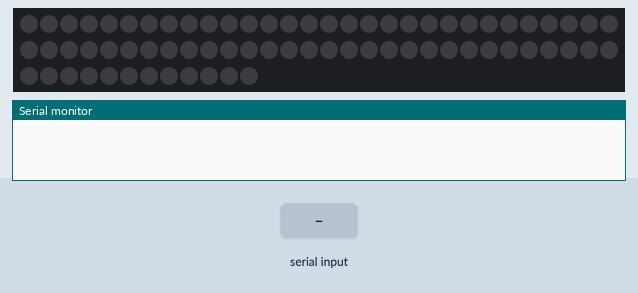
A sketch run on a simulated Arduino Uno, built with avr-gcc and run on an emulated ATmega328P. Parts: 72 RGB LEDs in strip order, left to right, continuing on the next row, the last lines printed to the serial monitor. Inputs (shaded band) come from the test bench. Dim RGB values are drawn brighter than linear; random numbers use the default seed unless the sketch sets one.

Above: at 4.2 s.
4.3 s: "90,45\n" received over Serial
At 5.5 s:
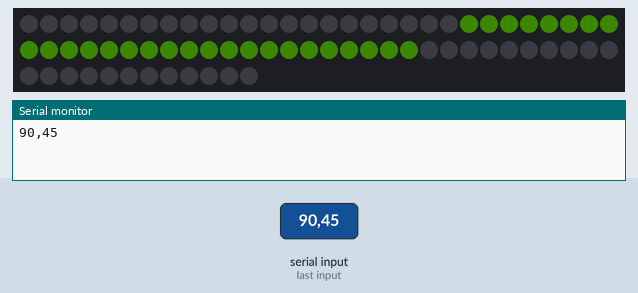
5.8 s: "200\n" received over Serial
At 6.8 s:
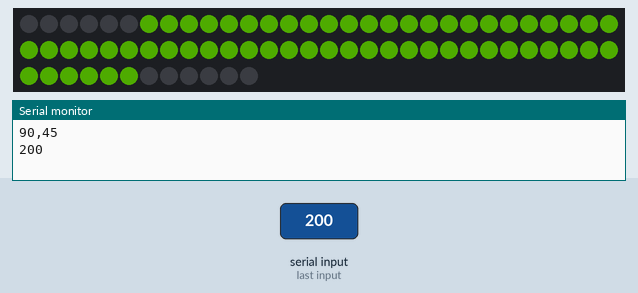
7.3 s: "30,150\n" received over Serial
At 8.2 s:
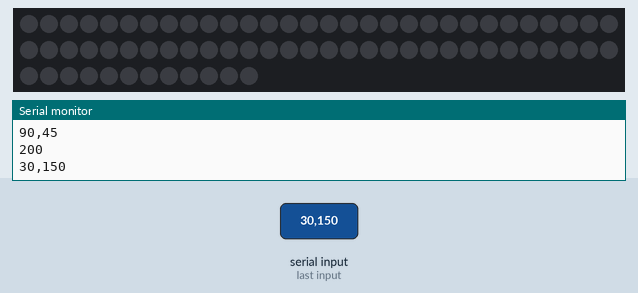
8.8 s: "90\n" received over Serial
At 10.0 s:
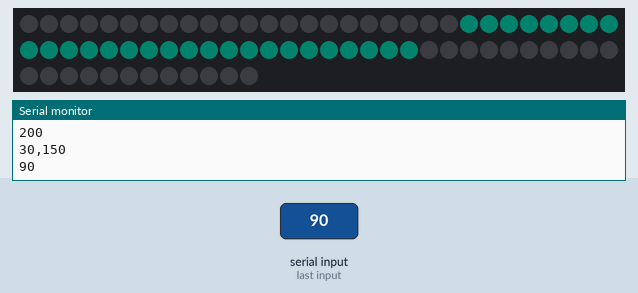
10.3 s: "5\n" received over Serial
At 11.3 s:
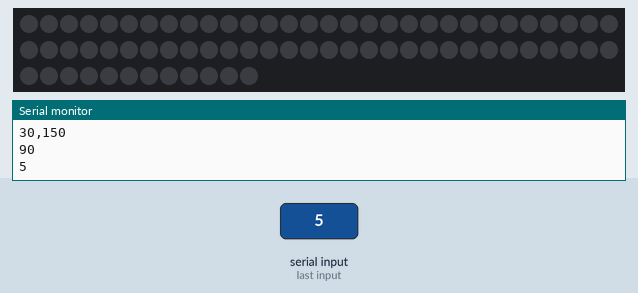
Timing chart, 0 to 12.8 s (numbered marks = the images above; inputs shaded):
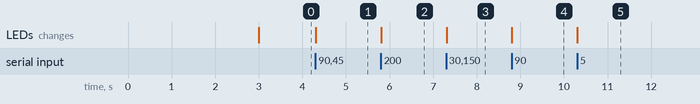

Measured:
- after the input at 4.3 s, the LEDs: change at once (image 1)
- after the input at 5.8 s, the LEDs: change at once (image 2)
- after the input at 7.3 s, the LEDs: change at once (image 3)
- after the input at 8.8 s, the LEDs: change at once (image 4)
- after the input at 10.3 s, the LEDs: change at once (image 5)

The sketch:

sound-led.ino
```cpp
#include "FastLED.h"
#define DATA_PIN 3
#define LED_TYPE WS2812B
#define COLOR_ORDER GRB
#define NUM_LEDS 72
CRGB leds[NUM_LEDS];
#define BRIGHTNESS 96
String inString = "";

int color;
int brightness;
bool brightnessLow;
void setup() {
  brightnessLow = false;
  brightness = 0;
  color = 0;
  Serial.begin(9600);
  delay(3000);
  FastLED.addLeds<LED_TYPE,DATA_PIN,COLOR_ORDER>(leds, NUM_LEDS).setCorrection(TypicalLEDStrip); // initializes LED strip
  FastLED.setBrightness(BRIGHTNESS);// global brightness

}

void loop(){
  //read serial input
  while (Serial.available() > 0) {
    int inChar = Serial.read();
    if (inChar == '\n') {
      //If it sees a new line, it converts everthing it has seen to an integer,representing how bright the LEDs should be
      Serial.println(inString);
      brightness = inString.toInt();
      inString = "";
    }
    else if (isAscii(inChar)) {
      inString += (char)inChar;
    }
  }

  //Change the color if the sound drops below a certain level
  if(brightness<50 && !brightnessLow){
    color = random8();
    brightnessLow = true;
  }
  else if(brightness>100){
    brightnessLow = false;
  }

  // Determine how many LEDs need to be lit up
  int num = (int)(brightness/6.75)+1;
  if(num>=NUM_LEDS/2){
    num = NUM_LEDS/2;
  }
  else if(num<=0){
    num = 1;
  }
  //Reset all LEDs to off
  fill_solid(leds, NUM_LEDS, CRGB::Black);
  //Update the LEDs with the correct color and brightness
  fill_solid(&(leds[NUM_LEDS/2 - num]), num*2, CHSV(color,255,brightness));
  FastLED.show();
  delay(3);
}
```
